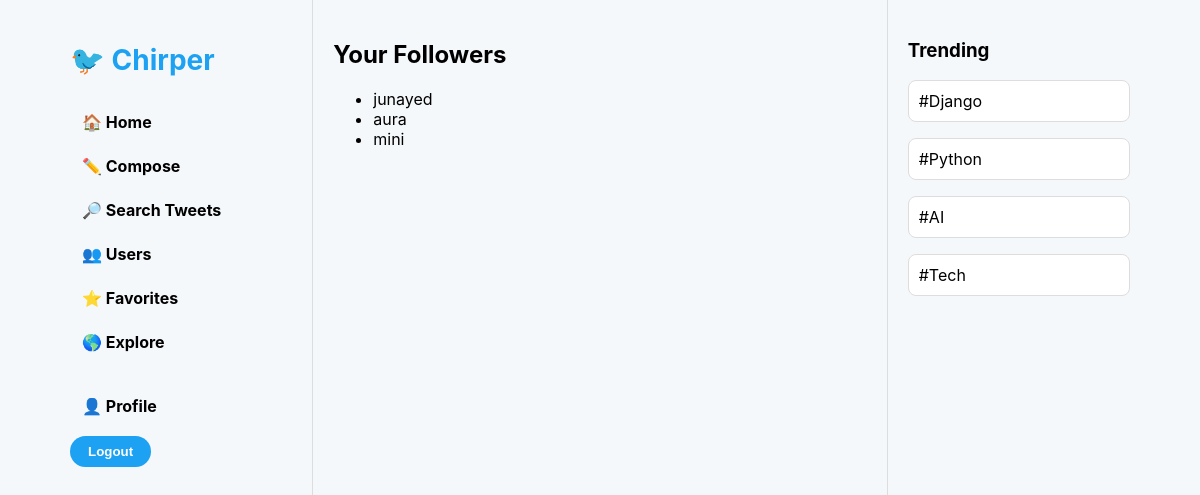
Screenshot of /users/followers/ (signed in) with the database file from the repository.
### users/models.py (models this page shows)
class Follow(models.Model):
    follower = models.ForeignKey(
        User,
        on_delete=models.CASCADE,
        related_name="following"
    )
    following = models.ForeignKey(
        User,
        on_delete=models.CASCADE,
        related_name="followers"
    )
    created_at = models.DateTimeField(auto_now_add=True)
    class Meta:
        unique_together = ("follower", "following")

### users/views.py (the view)
# urls.py: path("followers/", views.followers),
@login_required
def followers(request):
    followers = Follow.objects.filter(
        following=request.user
    )
    return render(
        request,
        "followers.html",
        {"followers": followers}
    )

### templates/followers.html
{% extends "base.html" %}
{% block content %}
<h2>Your Followers</h2>
{% if followers %}
<ul>
{% for f in followers %}
<li>{{ f.follower.username }}</li>
{% endfor %}
</ul>
{% else %}
<p>No followers yet.</p>
{% endif %}
{% endblock %}

### templates/base.html (style rules this page uses)
body { font-family: -apple-system, BlinkMacSystemFont, "Segoe UI", Roboto, Arial; background:#f5f8fa; margin:0; }

### rows the page displays
Follow: follower.username "junayed"
Follow: follower.username "aura"
Follow: follower.username "mini"
